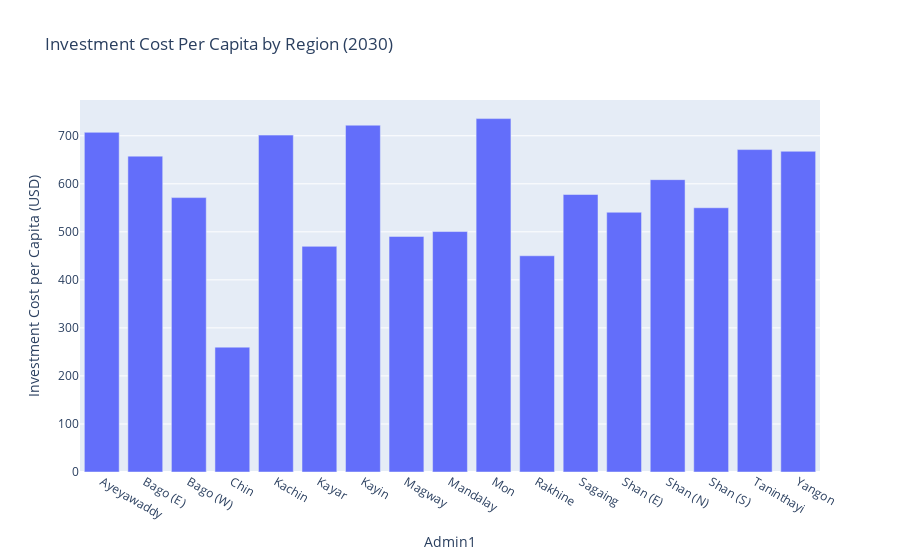

The code cell stored with this chart in its notebook:
### Code cell
# Plot: Investment Cost Per Capita by Region for 2030
fig = px.bar(investment_per_capita_2030, x='Admin1', y='InvestmentPerCapita2030', title='Investment Cost Per Capita by Region (2030)', labels={'InvestmentPerCapita2030':'Investment Cost per Capita (USD)'})
fig.show()

### Figure 1 — Plotly figure (JSON) as saved in the notebook; plotly's stock layout.template omitted (floating-point values rounded to 4 significant figures)
{"data": [{"alignmentgroup": "True", "hovertemplate": "Admin1=%{x}<br>Investment Cost per Capita (USD)=%{y}<extra></extra>", "legendgroup": "", "marker": {"color": "#636efa", "pattern": {"shape": ""}}, "name": "", "offsetgroup": "", "orientation": "v", "showlegend": false, "textposition": "auto", "type": "bar", "x": ["Ayeyawaddy", "Bago (E)", "Bago (W)", "Chin", "Kachin", "Kayar", "Kayin", "Magway", "Mandalay", "Mon", "Rakhine", "Sagaing", "Shan (E)", "Shan (N)", "Shan (S)", "Taninthayi", "Yangon"], "xaxis": "x", "y": [707.1, 657.6, 571.3, 259.9, 701.3, 469.7, 722.0, 490.4, 500.6, 735.7, 450.1, 577.7, 540.8, 608.6, 550.1, 671.2, 667.7], "yaxis": "y"}], "layout": {"barmode": "relative", "legend": {"tracegroupgap": 0}, "title": {"text": "Investment Cost Per Capita by Region (2030)"}, "xaxis": {"anchor": "y", "domain": [0, 1], "title": {"text": "Admin1"}}, "yaxis": {"anchor": "x", "domain": [0, 1], "title": {"text": "Investment Cost per Capita (USD)"}}}}
